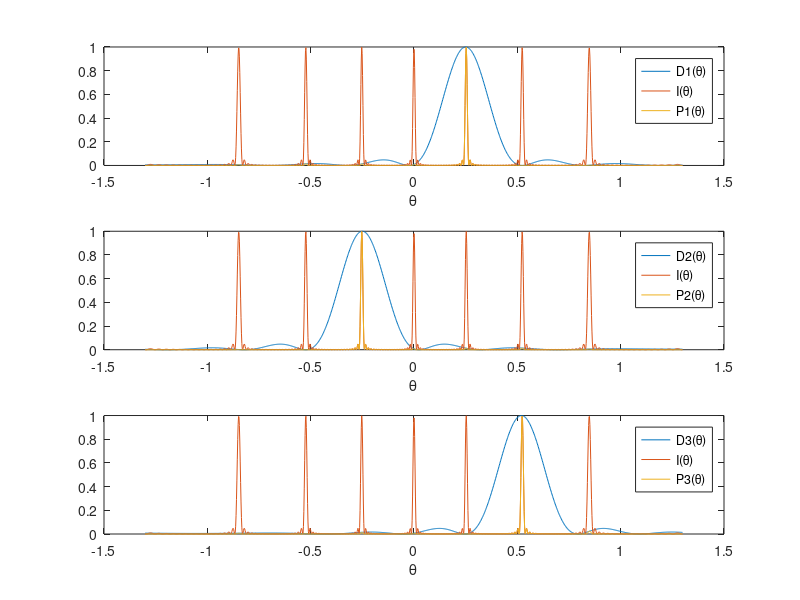

Recreate this plot in MATLAB.
% D12FAELGRS

% Diffraction on an echelette grating.
% The graphs for three different values of ?.

% D(?) is the diffraction factor, I(?) the interfference factor, and P(?) the product.
% The angle in radians of the echelle is ?.Diffraction angle ? in radians,
% wavelength ?, width of openings d, and separation of openings a in mm.
% N is the number of lines.
% All parameters are defined globally above the graph.

function D12FAELGRS;

Theta = (-1.301:0.002:1.3);
Epsilon1 = -0.25;
Epsilon2 = 0.25;
Epsilon3 = -0.52;

d = 37;
Lamda = 10;
a = 40;
N = 20;

D1 = (sin(pi*(d/Lamda)*sin(Theta + Epsilon1))./(pi*(d/Lamda)*sin(Theta+Epsilon1))).^2;
D2 = (sin(pi*(d/Lamda)*sin(Theta + Epsilon2))./(pi*(d/Lamda)*sin(Theta+Epsilon2))).^2;
D3 = (sin(pi*(d/Lamda)*sin(Theta + Epsilon3))./(pi*(d/Lamda)*sin(Theta+Epsilon3))).^2;

I = (sin(pi*a*sin(Theta)*N/Lamda)./(N*sin(pi*a*sin(Theta)/Lamda))).^2;

P1 = D1.*I;
P2 = D2.*I;
P3 = D3.*I;

figure(1);
subplot(3,1,1);
plot(Theta,D1,Theta,I,Theta,P1);
axis([-1.5 1.5 0 1]);                  % PLOTS LIMITS                    
xlabel('\theta');
legend('D1(\theta)','I(\theta)','P1(\theta)');


subplot(3,1,2);
plot(Theta,D2,Theta,I,Theta,P2);
axis([-1.5 1.5 0 1]);                  % PLOTS LIMITS                    
xlabel('\theta');
legend('D2(\theta)','I(\theta)','P2(\theta)');


subplot(3,1,3);
plot(Theta,D3,Theta,I,Theta,P3);
axis([-1.5 1.5 0 1]);                  % PLOTS LIMITS                    
xlabel('\theta');
legend('D3(\theta)','I(\theta)','P3(\theta)');

